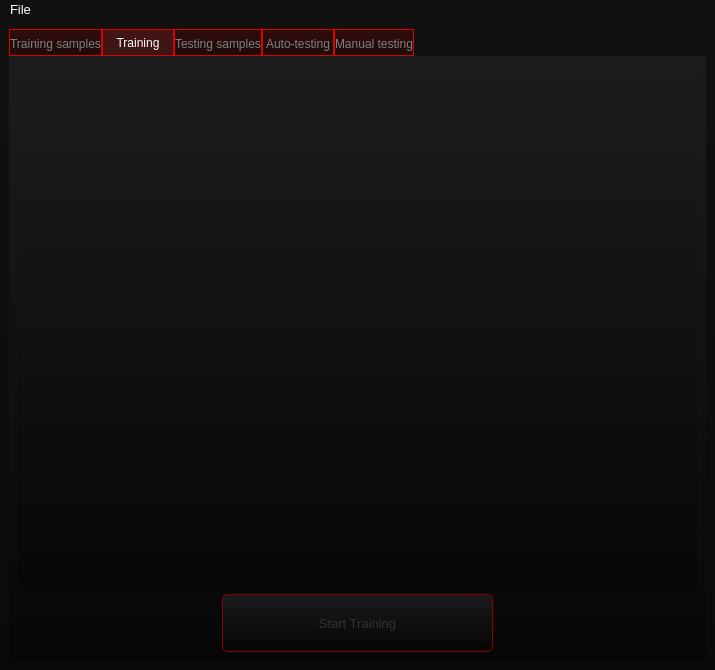
<?xml version="1.0" encoding="UTF-8"?>
<ui version="4.0">
 <class>MainWindow</class>
 <widget class="QMainWindow" name="MainWindow">
  <property name="geometry">
   <rect>
    <x>0</x>
    <y>0</y>
    <width>715</width>
    <height>670</height>
   </rect>
  </property>
  <property name="windowTitle">
   <string>NeuralNetwork</string>
  </property>
  <property name="styleSheet">
   <string notr="true">QMainWindow
{
	background-color: qlineargradient(spread:pad, x1:0.5, y1:1, x2:0.5, y2:0, stop:0 rgba(10, 10, 10, 255), stop:1 rgba(17, 17, 17, 255));
}</string>
  </property>
  <widget class="QWidget" name="centralwidget">
   <layout class="QVBoxLayout" name="verticalLayout">
    <item>
     <widget class="QTabWidget" name="tabWidget">
      <property name="font">
       <font>
        <family>Segoe UI</family>
        <pointsize>9</pointsize>
       </font>
      </property>
      <property name="styleSheet">
       <string notr="true">QTabWidget
{
	background-color: qlineargradient(spread:pad, x1:0.5, y1:1, x2:0.5, y2:0, stop:0 rgba(7, 7, 7, 255), stop:1 rgba(28, 28, 28, 255));

}
QTabWidget::pane
{
	background-color: qlineargradient(spread:pad, x1:0.5, y1:1, x2:0.5, y2:0, stop:0 rgba(7, 7, 7, 255), stop:1 rgba(28, 28, 28, 255));
}

QTabBar::tab
{
	background-color: qlineargradient(spread:pad, x1:0.5, y1:0, x2:0.5, y2:1, stop:0 rgba(50, 11, 11, 255), stop:1 rgba(27, 11, 11, 255));
	color: gray;
	border: 1px solid rgb(220, 0, 0);
	min-width: 70px;
	min-height: 25px;
}

QTabBar::tab:selected, QTabBar::tab:hover
{
	background-color: qlineargradient(spread:pad, x1:0.5, y1:0, x2:0.5, y2:1, stop:0 rgba(70, 21, 21, 255), stop:1 rgba(57, 21, 21, 255));
	color: white;
}</string>
      </property>
      <property name="currentIndex">
       <number>1</number>
      </property>
      <widget class="QWidget" name="tab_2">
       <property name="styleSheet">
        <string notr="true">QWidget
{
	background-color: qlineargradient(spread:pad, x1:0.5, y1:1, x2:0.5, y2:0, stop:0 rgba(7, 7, 7, 255), stop:1 rgba(28, 28, 28, 255));
}</string>
       </property>
       <attribute name="title">
        <string>Training samples</string>
       </attribute>
       <layout class="QVBoxLayout" name="verticalLayout_5" stretch="10,80,10">
        <item>
         <layout class="QHBoxLayout" name="horizontalLayout_5" stretch="25,25,25,25">
          <item>
           <spacer name="horizontalSpacer_5">
            <property name="orientation">
             <enum>Qt::Horizontal</enum>
            </property>
            <property name="sizeHint" stdset="0">
             <size>
              <width>40</width>
              <height>20</height>
             </size>
            </property>
           </spacer>
          </item>
          <item>
           <widget class="QLabel" name="label_training_sample_number">
            <property name="font">
             <font>
              <family>Segoe UI</family>
              <pointsize>9</pointsize>
             </font>
            </property>
            <property name="styleSheet">
             <string notr="true">QLabel
{
	background-color: transparent;
	color: white;
}</string>
            </property>
            <property name="text">
             <string>Training sample #</string>
            </property>
           </widget>
          </item>
          <item>
           <widget class="QLineEdit" name="lineEdit_train_number">
            <property name="font">
             <font>
              <family>Segoe UI</family>
              <pointsize>10</pointsize>
             </font>
            </property>
            <property name="styleSheet">
             <string notr="true">QLineEdit
{
	color: white;
}</string>
            </property>
            <property name="text">
             <string>0</string>
            </property>
           </widget>
          </item>
          <item>
           <spacer name="horizontalSpacer_6">
            <property name="orientation">
             <enum>Qt::Horizontal</enum>
            </property>
            <property name="sizeHint" stdset="0">
             <size>
              <width>40</width>
              <height>20</height>
             </size>
            </property>
           </spacer>
          </item>
         </layout>
        </item>
        <item>
         <widget class="TrainImageWidget" name="widget_train_image" native="true"/>
        </item>
        <item>
         <layout class="QHBoxLayout" name="horizontalLayout_3" stretch="25,25,25,25">
          <item>
           <spacer name="horizontalSpacer_7">
            <property name="orientation">
             <enum>Qt::Horizontal</enum>
            </property>
            <property name="sizeHint" stdset="0">
             <size>
              <width>40</width>
              <height>20</height>
             </size>
            </property>
           </spacer>
          </item>
          <item>
           <widget class="QPushButton" name="pushButton_left">
            <property name="sizePolicy">
             <sizepolicy hsizetype="Minimum" vsizetype="Expanding">
              <horstretch>0</horstretch>
              <verstretch>0</verstretch>
             </sizepolicy>
            </property>
            <property name="font">
             <font>
              <family>Segoe UI</family>
              <pointsize>15</pointsize>
             </font>
            </property>
            <property name="styleSheet">
             <string notr="true">QPushButton
{
	background-color: qlineargradient(spread:pad, x1:0.5, y1:1, x2:0.5, y2:0, stop:0 rgba(7, 7, 7, 255), stop:1 rgba(28, 28, 28, 255));
	border: 1px solid rgb(240, 0, 0);
	border-radius: 6px;
	color: white;
}

QPushButton:disabled
{
	background-color: qlineargradient(spread:pad, x1:0.5, y1:1, x2:0.5, y2:0, stop:0 rgba(4, 4, 4, 200), stop:1 rgba(29, 29, 29, 230));
	border: 1px solid darkred;
	color: rgb(50, 50, 50);
}

QPushButton:hover
{
	background-color: qlineargradient(spread:pad, x1:0.5, y1:1, x2:0.5, y2:0, stop:0 rgba(37, 37, 37, 255), stop:1 rgba(58, 58, 58, 255));
	border: 1px solid white;
}</string>
            </property>
            <property name="text">
             <string>&lt;</string>
            </property>
           </widget>
          </item>
          <item>
           <widget class="QPushButton" name="pushButton_right">
            <property name="sizePolicy">
             <sizepolicy hsizetype="Minimum" vsizetype="Expanding">
              <horstretch>0</horstretch>
              <verstretch>0</verstretch>
             </sizepolicy>
            </property>
            <property name="font">
             <font>
              <family>Segoe UI</family>
              <pointsize>15</pointsize>
             </font>
            </property>
            <property name="styleSheet">
             <string notr="true">QPushButton
{
	background-color: qlineargradient(spread:pad, x1:0.5, y1:1, x2:0.5, y2:0, stop:0 rgba(7, 7, 7, 255), stop:1 rgba(28, 28, 28, 255));
	border: 1px solid rgb(240, 0, 0);
	border-radius: 6px;
	color: white;
}

QPushButton:disabled
{
	background-color: qlineargradient(spread:pad, x1:0.5, y1:1, x2:0.5, y2:0, stop:0 rgba(4, 4, 4, 200), stop:1 rgba(29, 29, 29, 230));
	border: 1px solid darkred;
	color: rgb(50, 50, 50);
}

QPushButton:hover
{
	background-color: qlineargradient(spread:pad, x1:0.5, y1:1, x2:0.5, y2:0, stop:0 rgba(37, 37, 37, 255), stop:1 rgba(58, 58, 58, 255));
	border: 1px solid white;
}</string>
            </property>
            <property name="text">
             <string>&gt;</string>
            </property>
           </widget>
          </item>
          <item>
           <spacer name="horizontalSpacer_8">
            <property name="orientation">
             <enum>Qt::Horizontal</enum>
            </property>
            <property name="sizeHint" stdset="0">
             <size>
              <width>40</width>
              <height>20</height>
             </size>
            </property>
           </spacer>
          </item>
         </layout>
        </item>
       </layout>
      </widget>
      <widget class="QWidget" name="training">
       <property name="styleSheet">
        <string notr="true">QWidget
{
	background-color: qlineargradient(spread:pad, x1:0.5, y1:1, x2:0.5, y2:0, stop:0 rgba(7, 7, 7, 255), stop:1 rgba(28, 28, 28, 255));
}</string>
       </property>
       <attribute name="title">
        <string>Training</string>
       </attribute>
       <layout class="QVBoxLayout" name="verticalLayout_3" stretch="90,10">
        <item>
         <widget class="QCustomPlot" name="widget_error_graph" native="true">
          <property name="minimumSize">
           <size>
            <width>28</width>
            <height>28</height>
           </size>
          </property>
         </widget>
        </item>
        <item>
         <layout class="QHBoxLayout" name="horizontalLayout_2" stretch="30,40,30">
          <item>
           <spacer name="horizontalSpacer">
            <property name="orientation">
             <enum>Qt::Horizontal</enum>
            </property>
            <property name="sizeHint" stdset="0">
             <size>
              <width>40</width>
              <height>20</height>
             </size>
            </property>
           </spacer>
          </item>
          <item>
           <widget class="QPushButton" name="pushButton_train">
            <property name="enabled">
             <bool>false</bool>
            </property>
            <property name="sizePolicy">
             <sizepolicy hsizetype="Minimum" vsizetype="Expanding">
              <horstretch>0</horstretch>
              <verstretch>0</verstretch>
             </sizepolicy>
            </property>
            <property name="font">
             <font>
              <family>Segoe UI</family>
              <pointsize>10</pointsize>
             </font>
            </property>
            <property name="styleSheet">
             <string notr="true">QPushButton
{
	background-color: qlineargradient(spread:pad, x1:0.5, y1:1, x2:0.5, y2:0, stop:0 rgba(7, 7, 7, 255), stop:1 rgba(28, 28, 28, 255));
	border: 1px solid rgb(240, 0, 0);
	border-radius: 6px;
	color: white;
}

QPushButton:disabled
{
	background-color: qlineargradient(spread:pad, x1:0.5, y1:1, x2:0.5, y2:0, stop:0 rgba(4, 4, 4, 200), stop:1 rgba(29, 29, 29, 230));
	border: 1px solid darkred;
	color: rgb(50, 50, 50);
}

QPushButton:hover
{
	background-color: qlineargradient(spread:pad, x1:0.5, y1:1, x2:0.5, y2:0, stop:0 rgba(37, 37, 37, 255), stop:1 rgba(58, 58, 58, 255));
	border: 1px solid white;
}</string>
            </property>
            <property name="text">
             <string>Start Training</string>
            </property>
           </widget>
          </item>
          <item>
           <spacer name="horizontalSpacer_2">
            <property name="orientation">
             <enum>Qt::Horizontal</enum>
            </property>
            <property name="sizeHint" stdset="0">
             <size>
              <width>40</width>
              <height>20</height>
             </size>
            </property>
           </spacer>
          </item>
         </layout>
        </item>
       </layout>
      </widget>
      <widget class="QWidget" name="tab_3">
       <property name="styleSheet">
        <string notr="true">QWidget
{
	background-color: qlineargradient(spread:pad, x1:0.5, y1:1, x2:0.5, y2:0, stop:0 rgba(7, 7, 7, 255), stop:1 rgba(28, 28, 28, 255));
}</string>
       </property>
       <attribute name="title">
        <string>Testing samples</string>
       </attribute>
       <layout class="QVBoxLayout" name="verticalLayout_6" stretch="10,80,10">
        <item>
         <layout class="QHBoxLayout" name="horizontalLayout_4" stretch="25,25,25,25">
          <item>
           <spacer name="horizontalSpacer_9">
            <property name="orientation">
             <enum>Qt::Horizontal</enum>
            </property>
            <property name="sizeHint" stdset="0">
             <size>
              <width>40</width>
              <height>20</height>
             </size>
            </property>
           </spacer>
          </item>
          <item>
           <widget class="QLabel" name="label_testing_sample_number">
            <property name="font">
             <font>
              <family>Segoe UI</family>
              <pointsize>9</pointsize>
             </font>
            </property>
            <property name="styleSheet">
             <string notr="true">QLabel
{
	background-color: transparent;
	color: white;
}</string>
            </property>
            <property name="text">
             <string>Testing sample #</string>
            </property>
           </widget>
          </item>
          <item>
           <widget class="QLineEdit" name="lineEdit_testing">
            <property name="font">
             <font>
              <family>Segoe UI</family>
              <pointsize>10</pointsize>
             </font>
            </property>
            <property name="styleSheet">
             <string notr="true">QLineEdit
{
	color: white;
}</string>
            </property>
            <property name="text">
             <string>0</string>
            </property>
           </widget>
          </item>
          <item>
           <spacer name="horizontalSpacer_10">
            <property name="orientation">
             <enum>Qt::Horizontal</enum>
            </property>
            <property name="sizeHint" stdset="0">
             <size>
              <width>40</width>
              <height>20</height>
             </size>
            </property>
           </spacer>
          </item>
         </layout>
        </item>
        <item>
         <widget class="TrainImageWidget" name="widget_test" native="true"/>
        </item>
        <item>
         <layout class="QHBoxLayout" name="horizontalLayout_6" stretch="25,25,25,25">
          <item>
           <spacer name="horizontalSpacer_11">
            <property name="orientation">
             <enum>Qt::Horizontal</enum>
            </property>
            <property name="sizeHint" stdset="0">
             <size>
              <width>40</width>
              <height>20</height>
             </size>
            </property>
           </spacer>
          </item>
          <item>
           <widget class="QPushButton" name="pushButton_test_left">
            <property name="sizePolicy">
             <sizepolicy hsizetype="Minimum" vsizetype="Expanding">
              <horstretch>0</horstretch>
              <verstretch>0</verstretch>
             </sizepolicy>
            </property>
            <property name="font">
             <font>
              <family>Segoe UI</family>
              <pointsize>15</pointsize>
             </font>
            </property>
            <property name="styleSheet">
             <string notr="true">QPushButton
{
	background-color: qlineargradient(spread:pad, x1:0.5, y1:1, x2:0.5, y2:0, stop:0 rgba(7, 7, 7, 255), stop:1 rgba(28, 28, 28, 255));
	border: 1px solid rgb(240, 0, 0);
	border-radius: 6px;
	color: white;
}

QPushButton:disabled
{
	background-color: qlineargradient(spread:pad, x1:0.5, y1:1, x2:0.5, y2:0, stop:0 rgba(4, 4, 4, 200), stop:1 rgba(29, 29, 29, 230));
	border: 1px solid darkred;
	color: rgb(50, 50, 50);
}

QPushButton:hover
{
	background-color: qlineargradient(spread:pad, x1:0.5, y1:1, x2:0.5, y2:0, stop:0 rgba(37, 37, 37, 255), stop:1 rgba(58, 58, 58, 255));
	border: 1px solid white;
}</string>
            </property>
            <property name="text">
             <string>&lt;</string>
            </property>
           </widget>
          </item>
          <item>
           <widget class="QPushButton" name="pushButton_test_right">
            <property name="sizePolicy">
             <sizepolicy hsizetype="Minimum" vsizetype="Expanding">
              <horstretch>0</horstretch>
              <verstretch>0</verstretch>
             </sizepolicy>
            </property>
            <property name="font">
             <font>
              <family>Segoe UI</family>
              <pointsize>15</pointsize>
             </font>
            </property>
            <property name="styleSheet">
             <string notr="true">QPushButton
{
	background-color: qlineargradient(spread:pad, x1:0.5, y1:1, x2:0.5, y2:0, stop:0 rgba(7, 7, 7, 255), stop:1 rgba(28, 28, 28, 255));
	border: 1px solid rgb(240, 0, 0);
	border-radius: 6px;
	color: white;
}

QPushButton:disabled
{
	background-color: qlineargradient(spread:pad, x1:0.5, y1:1, x2:0.5, y2:0, stop:0 rgba(4, 4, 4, 200), stop:1 rgba(29, 29, 29, 230));
	border: 1px solid darkred;
	color: rgb(50, 50, 50);
}

QPushButton:hover
{
	background-color: qlineargradient(spread:pad, x1:0.5, y1:1, x2:0.5, y2:0, stop:0 rgba(37, 37, 37, 255), stop:1 rgba(58, 58, 58, 255));
	border: 1px solid white;
}</string>
            </property>
            <property name="text">
             <string>&gt;</string>
            </property>
           </widget>
          </item>
          <item>
           <spacer name="horizontalSpacer_12">
            <property name="orientation">
             <enum>Qt::Horizontal</enum>
            </property>
            <property name="sizeHint" stdset="0">
             <size>
              <width>40</width>
              <height>20</height>
             </size>
            </property>
           </spacer>
          </item>
         </layout>
        </item>
       </layout>
      </widget>
      <widget class="QWidget" name="tab">
       <property name="styleSheet">
        <string notr="true">QWidget
{
	background-color: qlineargradient(spread:pad, x1:0.5, y1:1, x2:0.5, y2:0, stop:0 rgba(7, 7, 7, 255), stop:1 rgba(28, 28, 28, 255));
}</string>
       </property>
       <attribute name="title">
        <string>Auto-testing</string>
       </attribute>
       <layout class="QVBoxLayout" name="verticalLayout_4" stretch="10,5,75,10">
        <item>
         <widget class="QLabel" name="label">
          <property name="font">
           <font>
            <family>Segoe UI</family>
            <pointsize>9</pointsize>
           </font>
          </property>
          <property name="styleSheet">
           <string notr="true">QLabel
{
	background-color: transparent;
	color: white;
}</string>
          </property>
          <property name="text">
           <string>Number of testing samples: 10000</string>
          </property>
          <property name="alignment">
           <set>Qt::AlignCenter</set>
          </property>
         </widget>
        </item>
        <item>
         <widget class="QLabel" name="label_percent">
          <property name="font">
           <font>
            <family>Segoe UI</family>
           </font>
          </property>
          <property name="styleSheet">
           <string notr="true">QLabel
{
	background-color: transparent;
	color: white;
}</string>
          </property>
          <property name="text">
           <string/>
          </property>
          <property name="alignment">
           <set>Qt::AlignCenter</set>
          </property>
         </widget>
        </item>
        <item>
         <widget class="QCustomPlot" name="widget_autotest_graph" native="true"/>
        </item>
        <item>
         <layout class="QHBoxLayout" name="horizontalLayout" stretch="30,40,30">
          <item>
           <spacer name="horizontalSpacer_3">
            <property name="orientation">
             <enum>Qt::Horizontal</enum>
            </property>
            <property name="sizeHint" stdset="0">
             <size>
              <width>40</width>
              <height>20</height>
             </size>
            </property>
           </spacer>
          </item>
          <item>
           <widget class="QPushButton" name="pushButton_2">
            <property name="sizePolicy">
             <sizepolicy hsizetype="Minimum" vsizetype="Expanding">
              <horstretch>0</horstretch>
              <verstretch>0</verstretch>
             </sizepolicy>
            </property>
            <property name="font">
             <font>
              <family>Segoe UI</family>
              <pointsize>10</pointsize>
             </font>
            </property>
            <property name="styleSheet">
             <string notr="true">QPushButton
{
	background-color: qlineargradient(spread:pad, x1:0.5, y1:1, x2:0.5, y2:0, stop:0 rgba(7, 7, 7, 255), stop:1 rgba(28, 28, 28, 255));
	border: 1px solid rgb(240, 0, 0);
	border-radius: 6px;
	color: white;
}

QPushButton:disabled
{
	background-color: qlineargradient(spread:pad, x1:0.5, y1:1, x2:0.5, y2:0, stop:0 rgba(4, 4, 4, 200), stop:1 rgba(29, 29, 29, 230));
	border: 1px solid darkred;
	color: rgb(50, 50, 50);
}

QPushButton:hover
{
	background-color: qlineargradient(spread:pad, x1:0.5, y1:1, x2:0.5, y2:0, stop:0 rgba(37, 37, 37, 255), stop:1 rgba(58, 58, 58, 255));
	border: 1px solid white;
}</string>
            </property>
            <property name="text">
             <string>Start testing</string>
            </property>
           </widget>
          </item>
          <item>
           <spacer name="horizontalSpacer_4">
            <property name="orientation">
             <enum>Qt::Horizontal</enum>
            </property>
            <property name="sizeHint" stdset="0">
             <size>
              <width>40</width>
              <height>20</height>
             </size>
            </property>
           </spacer>
          </item>
         </layout>
        </item>
       </layout>
      </widget>
      <widget class="QWidget" name="testing">
       <property name="styleSheet">
        <string notr="true">QWidget
{
	background-color: qlineargradient(spread:pad, x1:0.5, y1:1, x2:0.5, y2:0, stop:0 rgba(7, 7, 7, 255), stop:1 rgba(28, 28, 28, 255));
}</string>
       </property>
       <attribute name="title">
        <string>Manual testing</string>
       </attribute>
       <layout class="QVBoxLayout" name="verticalLayout_2"/>
      </widget>
     </widget>
    </item>
   </layout>
  </widget>
  <widget class="QMenuBar" name="menubar">
   <property name="geometry">
    <rect>
     <x>0</x>
     <y>0</y>
     <width>715</width>
     <height>33</height>
    </rect>
   </property>
   <property name="font">
    <font>
     <pointsize>10</pointsize>
    </font>
   </property>
   <property name="styleSheet">
    <string notr="true">QMenuBar
{
	background-color: rgba(255, 255, 255, 0);
	color: white;
}

QMenuBar::item:selected
{
	background-color: qlineargradient(spread:pad, x1:0.5, y1:1, x2:0.5, y2:0, stop:0 rgba(81, 0, 0, 255), stop:1 rgba(131, 19, 19, 255));
}</string>
   </property>
   <widget class="QMenu" name="menuFile">
    <property name="font">
     <font>
      <pointsize>10</pointsize>
     </font>
    </property>
    <property name="styleSheet">
     <string notr="true">QMenu
{
	background-color: qlineargradient(spread:pad, x1:0.5, y1:1, x2:0.5, y2:0, stop:0 rgba(21, 0, 0, 255), stop:1 rgba(31, 19, 19, 255));
}

QMenu::item
{
	background-color: qlineargradient(spread:pad, x1:0.5, y1:1, x2:0.5, y2:0, stop:0 rgba(21, 0, 0, 255), stop:1 rgba(31, 19, 19, 255));
	color: white;
}


QMenu::item:selected
{
	background-color: qlineargradient(spread:pad, x1:0.5, y1:1, x2:0.5, y2:0, stop:0 rgba(81, 0, 0, 255), stop:1 rgba(131, 19, 19, 255));
	color: white;
}


QMenu::separator
{
	background-color: rgb(50, 0, 0);
	height: 2px;
    margin-left: 10px; 
    margin-right: 5px;
}</string>
    </property>
    <property name="title">
     <string>File</string>
    </property>
    <addaction name="actionCreate_new_model"/>
    <addaction name="actionSave_training"/>
    <addaction name="actionOpen_training"/>
   </widget>
   <addaction name="menuFile"/>
  </widget>
  <action name="actionSave_training">
   <property name="text">
    <string>Save training</string>
   </property>
  </action>
  <action name="actionOpen_training">
   <property name="text">
    <string>Open training</string>
   </property>
  </action>
  <action name="actionCreate_new_model">
   <property name="text">
    <string>Create new model</string>
   </property>
  </action>
 </widget>
 <customwidgets>
  <customwidget>
   <class>QCustomPlot</class>
   <extends>QWidget</extends>
   <header>../ext/qcustomplot/qcustomplot.h</header>
   <container>1</container>
  </customwidget>
  <customwidget>
   <class>TrainImageWidget</class>
   <extends>QWidget</extends>
   <header>../src/View/ImageWidget/imagewidget.h</header>
   <container>1</container>
  </customwidget>
 </customwidgets>
 <resources/>
 <connections/>
</ui>
